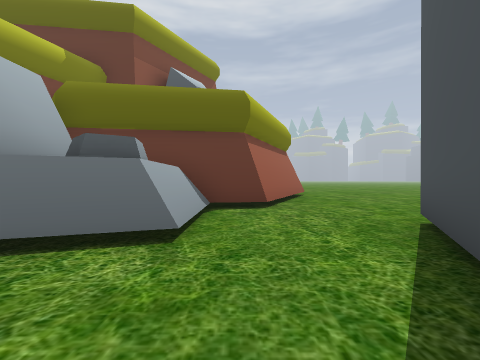
[1] (above)

16 first-person views from a walk through a Godot game level. The camera is 1.2 m above the floor, looks level and sees 90° across. The floor is counted in squares, 2 m on a side. Each view is taken from the middle of a square. On the plan, view 1 faces up. The plan holds only what a view shows up to about 9 squares ahead; the rest is blank. The place goes on beyond the plan.

[2]
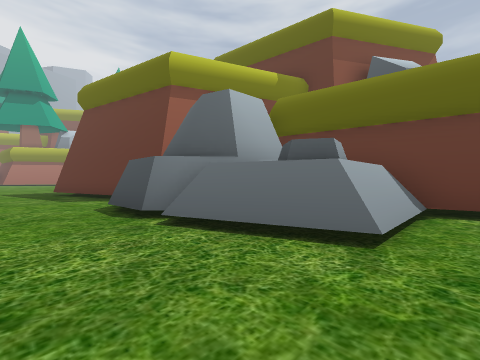

[3]
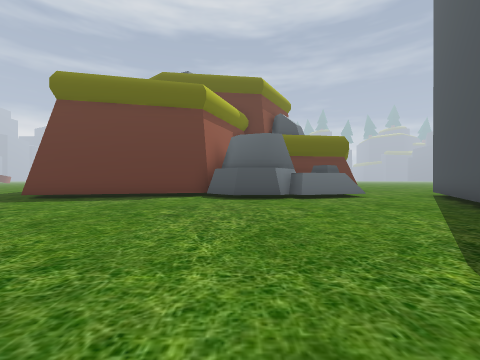

[4]
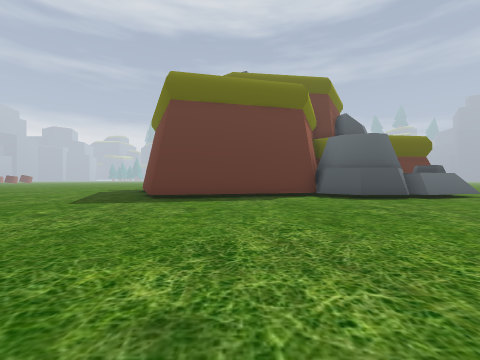

[5]
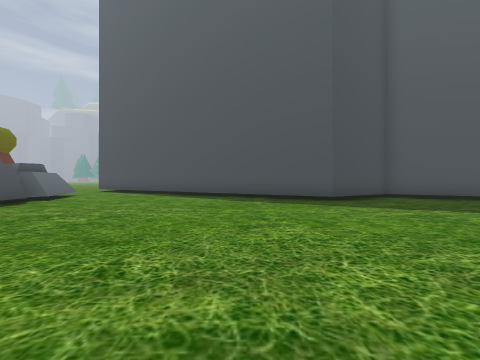

[6]
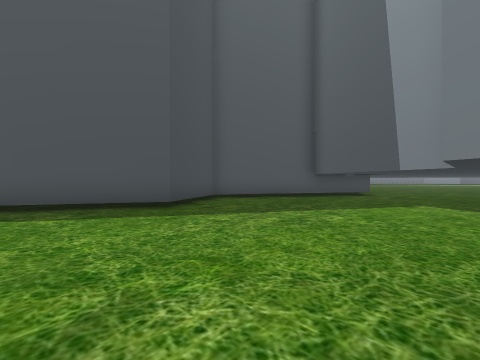

[7]
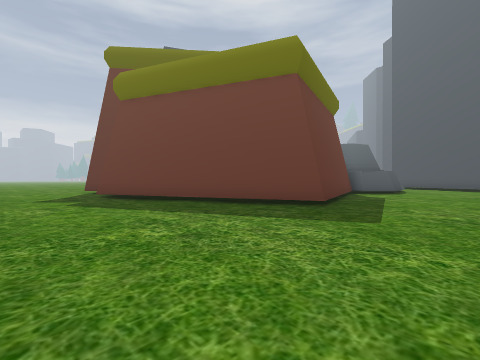

[8]
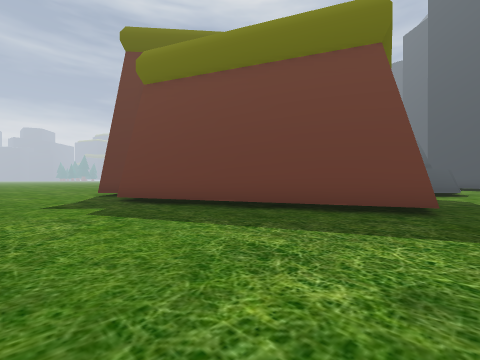

[9]
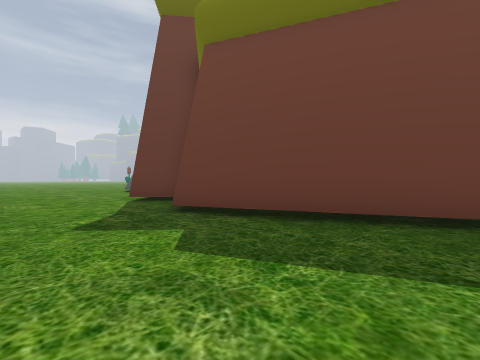

[10]
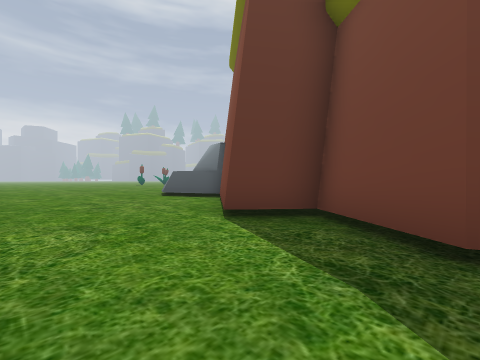

[11]
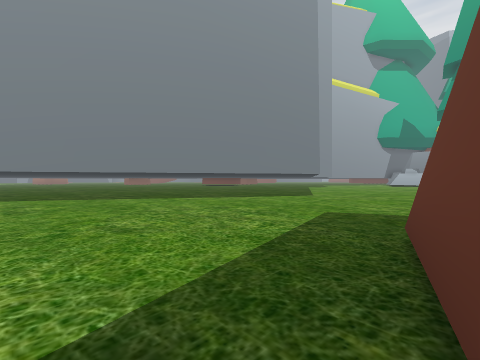

[12]
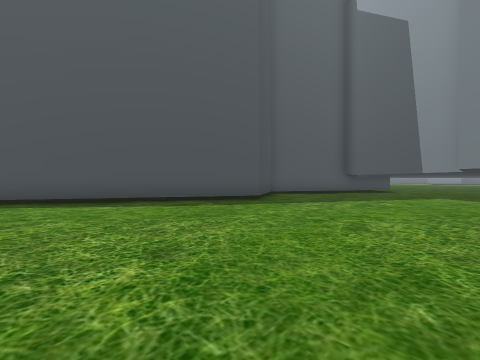

[13]
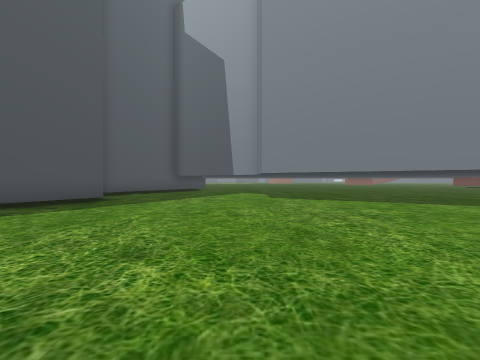

[14]
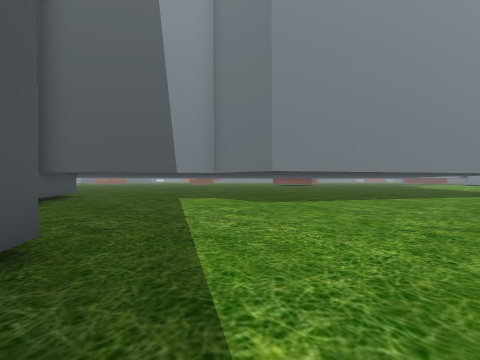

[15]
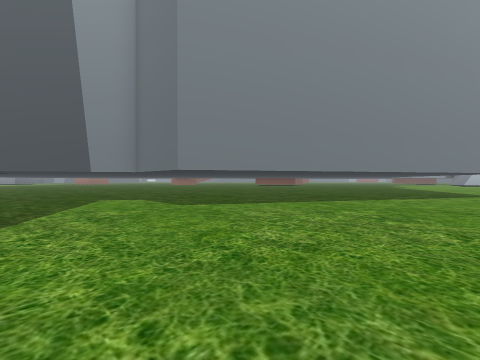

[16]
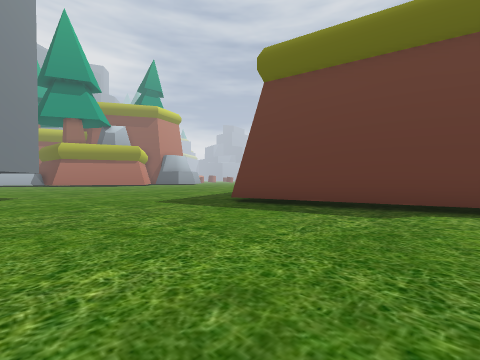

### Floor plan
Points are (right, up) in squares from view 1. A wall is a line through its corners. A room is listed if a view was taken in it or the views show most of it. See-through windows are left out.
Room 1 (views 1, 2, 3, 4, 5, 6, 7, 8, 9, 10, 11, 12, 13, 14, 15, 16)
walls: (-6, 3) (-11.8, 1.5) (-14.7, 8.1) (-13.2, 9.9) (-14.4, 10.9); (-4.1, 1.8) (-5.2, 1.8); (-3, 2) (-3.3, 2.4); (-17.1, -2.1) (-7.7, -7.6) (-7.7, -9.8) (-3.6, -12.2); (-1.1, 4.6) (-1.1, 2.6) (-2.8, 2.1) (-3.1, 2.5) (-3.9, 1.6) (-5, 1.6) (-5.6, 2.2); (-1, 4.7) (-0.9, 2.7); (0.5, 5.4) (-1.4, 5.1); (-3.9, -12.5) (-1.9, -9) (-3.2, -6.6) (2.5, 3.4)
low walls: (-5.1, 1.5) (-6.2, 2.5); (0.5, 5.2) (-0.7, 5) (-0.7, 2.4) (-3.1, 1.6) (-3.5, 2.2)
ways out: opening at (-16, 11.7); opening at (2, 4.3)

Where each view was taken, in squares from view 1:
view 1: 0 up, 0 right, facing up
view 2: 0 up, 0 right, facing up-left
view 3: 6 down, 5 left, facing up
view 4: 6 down, 9 left, facing up
view 5: 4 down, 10 left, facing right
view 6: 4 down, 8 left, facing down-right
view 7: 1 down, 17 left, facing up-right
view 8: 1 up, 17 left, facing up-right
view 9: 4 up, 17 left, facing up-right
view 10: 8 up, 17 left, facing up-right
view 11: 2 up, 9 left, facing down-left
view 12: 1 down, 8 left, facing down-right
view 13: 0 up, 7 left, facing down
view 14: 4 down, 3 left, facing down-left
view 15: 3 down, 5 left, facing down-left
view 16: 3 down, 7 left, facing up-left
